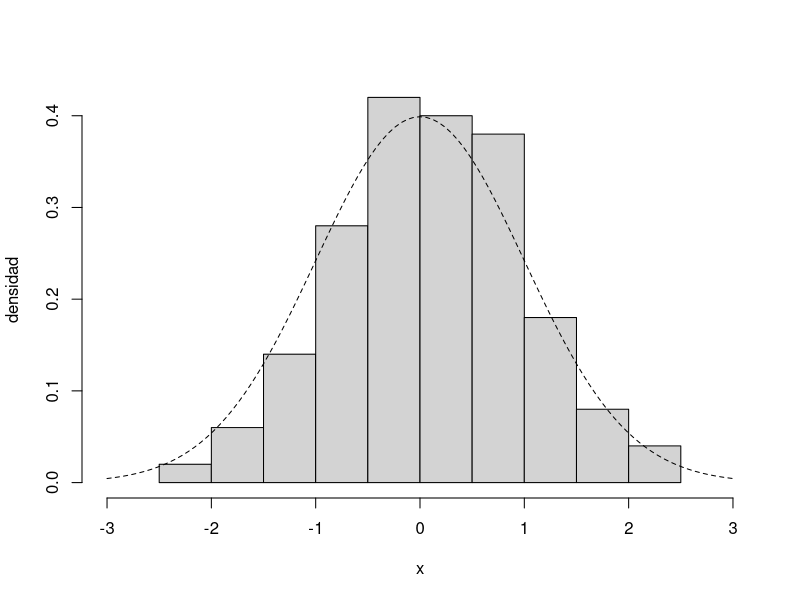
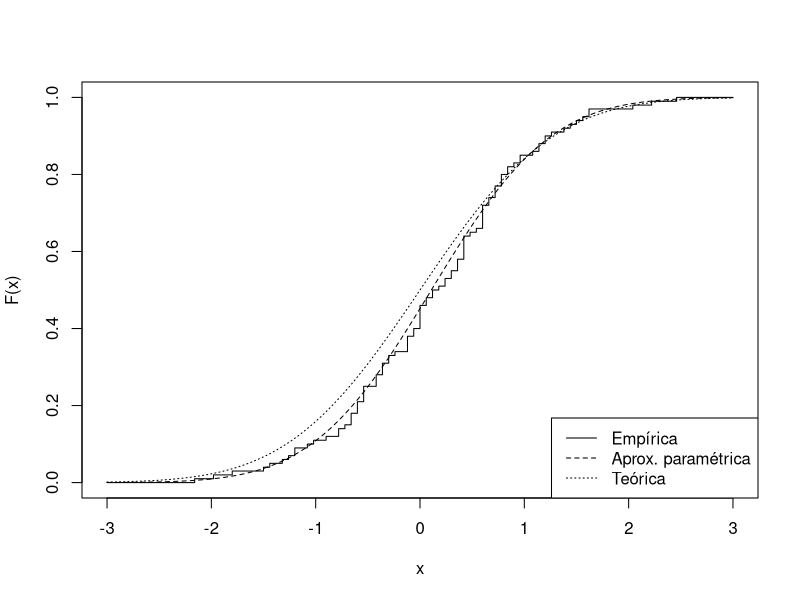
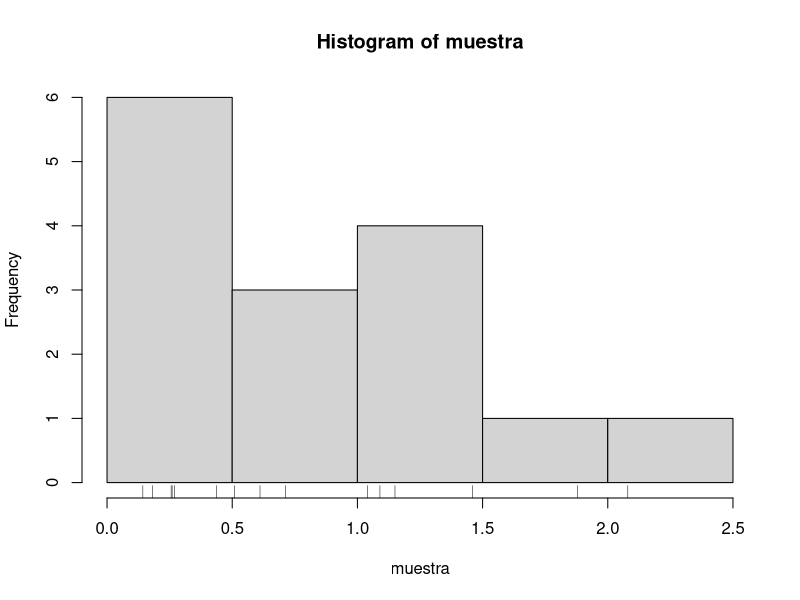
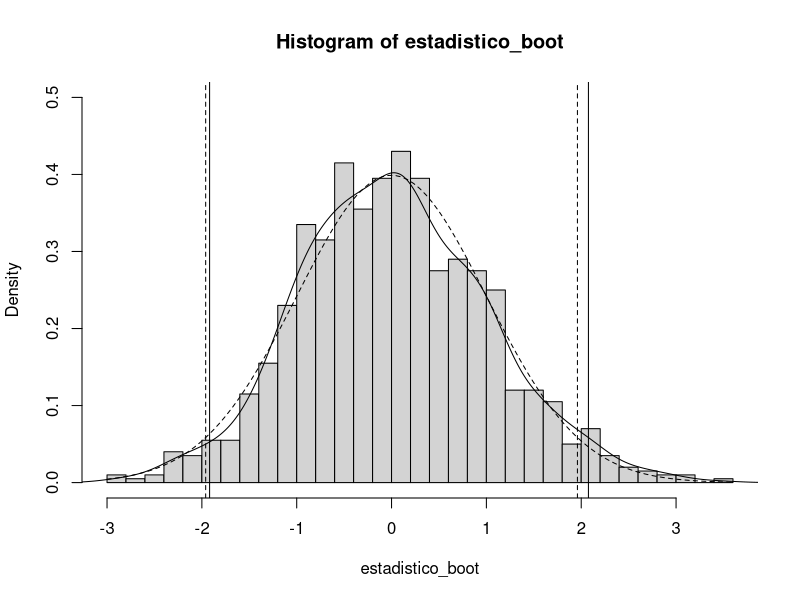
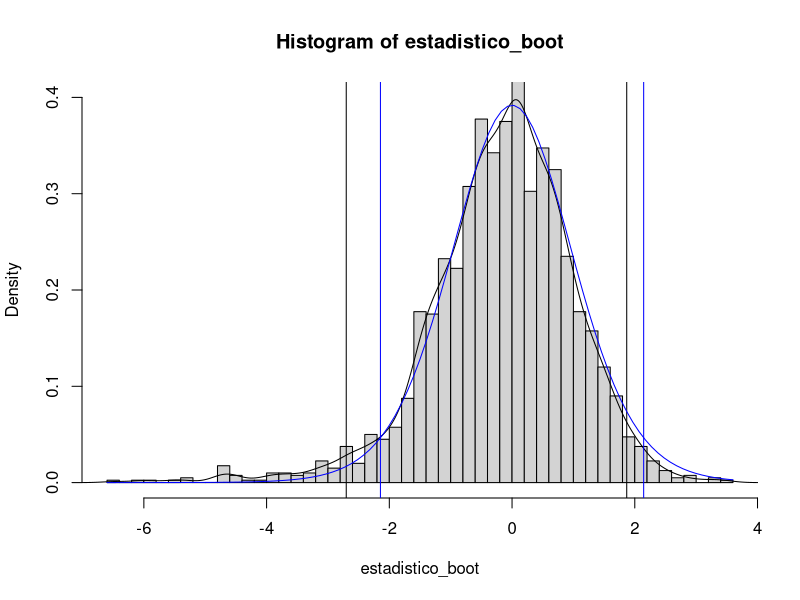
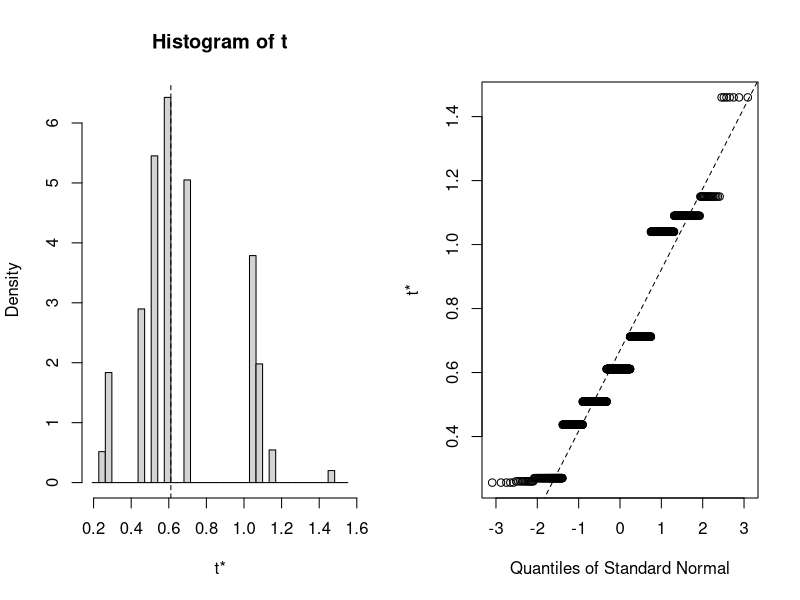
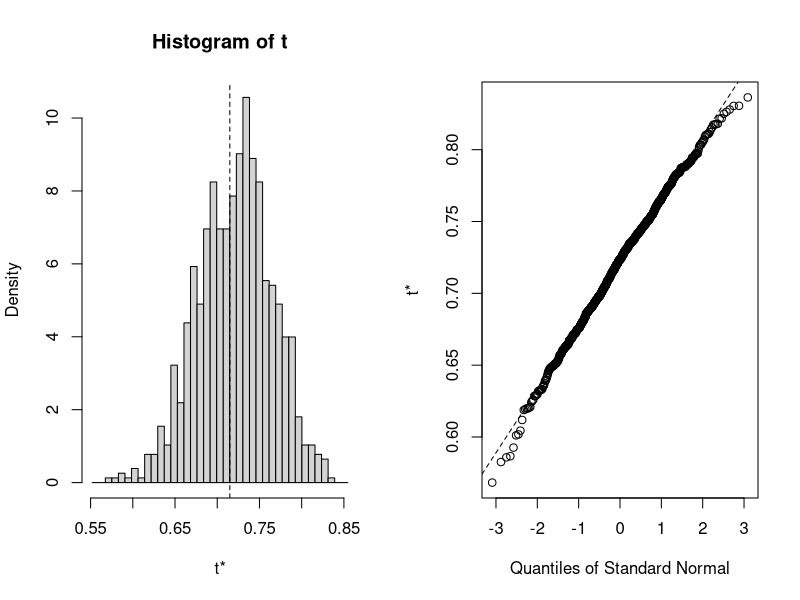
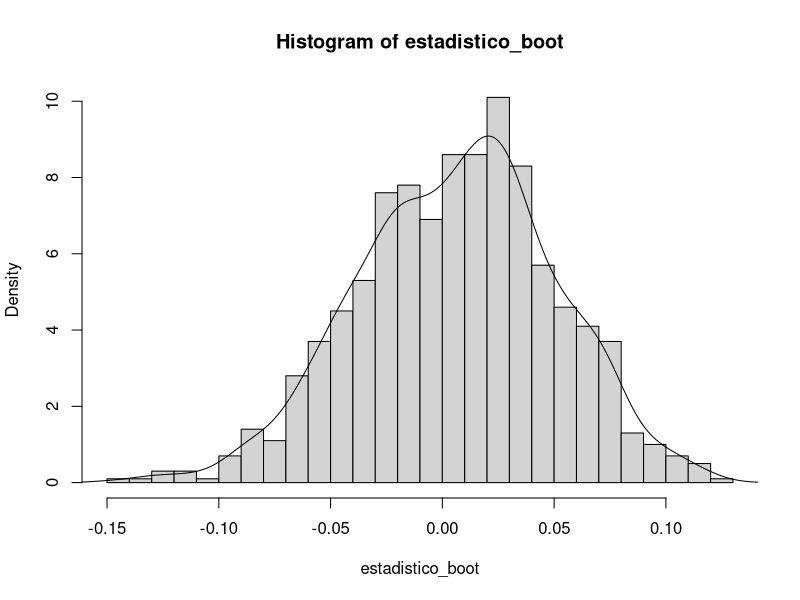

Reproduce these figures in R, in order.
## ---- chunk 1

## ---- chunk 2
set.seed(1)
muestra <- rnorm(100)
hist(muestra, freq = FALSE, xlim = c(-3, 3),
     main = '', xlab = 'x', ylab = 'densidad')
curve(dnorm, lty = 2, add = TRUE)
## ---- chunk 3
# Distribución bootstrap uniforme
curve(ecdf(muestra)(x), xlim = c(-3, 3), ylab = "F(x)", type = "s")
# Distribución bootstrap paramétrico (asumiendo normalidad)
curve(pnorm(x, mean(muestra), sd(muestra)), lty = 2, add = TRUE)
# Distribución teórica
curve(pnorm, lty = 3, add = TRUE)
legend("bottomright", legend = c("Empírica", "Aprox. paramétrica", "Teórica"), lty = 1:3)
## ---- chunk 4
set.seed(1)
n <- length(muestra)
u <- runif(n)
i_boot <- floor(n*u) + 1 # índices de remuestreo
muestra_boot <- muestra[i_boot]
head(muestra_boot)
## ---- chunk 5
muestra_boot <- sample(muestra, replace = TRUE)
head(muestra_boot)
## ---- chunk 6
data(iris)
str(iris)
set.seed(1)
n <- nrow(iris)
# i_boot <- floor(n*runif(n)) + 1
# i_boot <- sample.int(n, replace = TRUE)
i_boot <- sample(n, replace = TRUE)
data_boot <- iris[i_boot, ]
str(data_boot)
## ---- chunk 7
muestra <- c(0.143, 0.182, 0.256, 0.26, 0.27, 0.437, 0.509, 
    0.611, 0.712, 1.04, 1.09, 1.15, 1.46, 1.88, 2.08)
sigma <- 0.6
n <- length(muestra)
summary(muestra)
sd(muestra)
hist(muestra)
rug(muestra)

## ---- chunk 8
alfa <- 0.05
x_barra <- mean(muestra)
z <- qnorm(1 - alfa/2)
ic_inf <- x_barra - z*sigma/sqrt(n)
ic_sup <- x_barra + z*sigma/sqrt(n)
IC <- c(ic_inf, ic_sup)
IC
## ---- chunk 9
set.seed(1) # Fijar siempre la semilla
B <- 1000
estadistico_boot <- numeric(B)
for (k in 1:B) {
    remuestra <- sample(muestra, n, replace = TRUE)
    x_barra_boot <- mean(remuestra)
    estadistico_boot[k] <- sqrt(n) * (x_barra_boot - x_barra)/sigma
}
## ---- chunk 10
# Empleando la distribución empírica del estadístico bootstrap: 
estadistico_boot_ordenado <- sort(estadistico_boot)
indice_inf <- floor(B * alfa/2)
indice_sup <- floor(B * (1 - alfa/2))
pto_crit <- estadistico_boot_ordenado[c(indice_inf, indice_sup)]
# Empleando la función `quantile`:
# pto_crit <- quantile(estadistico_boot, c(alfa/2, 1 - alfa/2), type = 1)
pto_crit <- quantile(estadistico_boot, c(alfa/2, 1 - alfa/2))
pto_crit
## ---- chunk 11
# Construcción del IC
ic_inf_boot <- x_barra - pto_crit[2] * sigma/sqrt(n)
ic_sup_boot <- x_barra - pto_crit[1] * sigma/sqrt(n)
IC_boot <- c(ic_inf_boot, ic_sup_boot)
names(IC_boot) <- paste0(100*c(alfa/2, 1-alfa/2), "%") # rev(names(IC_boot))
IC_boot
## ---- chunk 12
hist(estadistico_boot, breaks = "FD", freq = FALSE, ylim = c(0, 0.5))
lines(density(estadistico_boot))
abline(v = pto_crit)
curve(dnorm, lty = 2, add = TRUE)
abline(v = c(-z, z), lty = 2)
## ---- chunk 13
# Remuestreo
set.seed(1)
B <- 1000
estadistico_boot <- numeric(B)
coeficiente <- sigma/sd(muestra)
muestra_perturbada <- x_barra + coeficiente * (muestra - x_barra)
for (k in 1:B) {
  remuestra <- sample(muestra_perturbada, n, replace = TRUE)
  x_barra_boot <- mean(remuestra)
  estadistico_boot[k] <- sqrt(n) * (x_barra_boot - x_barra)/sigma
}

# Aproximación bootstrap de los ptos críticos
pto_crit <- quantile(estadistico_boot, c(alfa/2, 1 - alfa/2))
# Construcción del IC
ic_inf_boot <- x_barra - pto_crit[2] * sigma/sqrt(n)
ic_sup_boot <- x_barra - pto_crit[1] * sigma/sqrt(n)
IC_boot <- c(ic_inf_boot, ic_sup_boot)
names(IC_boot) <- paste0(100*c(alfa/2, 1-alfa/2), "%")
IC_boot
## ---- chunk 14
x_mediana<- median(muestra)

# Remuestreo
set.seed(1)
B <- 1000
estadistico_boot <- numeric(B)
for (k in 1:B) {
  remuestra <- sample(muestra, n, replace = TRUE)
  x_mediana_boot <- median(remuestra)
  estadistico_boot[k] <- sqrt(n) * (x_mediana_boot - x_mediana)
}

# Aproximación bootstrap de los ptos críticos
pto_crit <- quantile(estadistico_boot, c(alfa/2, 1 - alfa/2))
# Construcción del IC
ic_inf_boot <- x_mediana - pto_crit[2]/sqrt(n)
ic_sup_boot <- x_mediana - pto_crit[1]/sqrt(n)
IC_boot <- c(ic_inf_boot, ic_sup_boot)
names(IC_boot) <- paste0(100*c(alfa/2, 1-alfa/2), "%")
IC_boot
## ---- chunk 15
muestra <- c(0.143, 0.182, 0.256, 0.26, 0.27, 0.437, 0.509, 
             0.611, 0.712, 1.04, 1.09, 1.15, 1.46, 1.88, 2.08)
n <- length(muestra)
alfa <- 0.05
x_barra <- mean(muestra) # Valor observado del estimador
cuasi_dt <- sd(muestra)
# ee_estimador <- sd(muestra)/sqrt(n) # Error estándar del estimador

# Remuestreo
set.seed(1)
B <- 2000
estadistico_boot <- numeric(B)
for (k in 1:B) {
  remuestra <- sample(muestra, n, replace = TRUE)
  x_barra_boot <- mean(remuestra) # Réplica bootstrap del estimador
  cuasi_dt_boot <- sd(remuestra)
  estadistico_boot[k] <- sqrt(n) * (x_barra_boot - x_barra)/cuasi_dt_boot
  # ee_estimador_boot <- sd(remuestra)/sqrt(n) # Réplica bootstrap del error estándar
  # estadistico_boot[k] <- (x_barra_boot - x_barra)/ee_estimador_boot
}

# Aproximación bootstrap de los ptos críticos
pto_crit <- quantile(estadistico_boot, c(alfa/2, 1 - alfa/2))

# Construcción del IC
ic_inf_boot <- x_barra - pto_crit[2] * cuasi_dt/sqrt(n)
ic_sup_boot <- x_barra - pto_crit[1] * cuasi_dt/sqrt(n)
# ic_inf_boot <- x_barra - pto_crit[2] * ee_estimador
# ic_sup_boot <- x_barra - pto_crit[1] * ee_estimador
IC_boot <- c(ic_inf_boot, ic_sup_boot)
names(IC_boot) <- paste0(100*c(alfa/2, 1-alfa/2), "%")
IC_boot
## ---- chunk 16
hist(estadistico_boot, breaks = "FD", freq = FALSE, ylim = c(0, 0.4))
lines(density(estadistico_boot))
abline(v = pto_crit)
curve(dt(x, n - 1), add = TRUE, col = "blue")
pto_crit_t <- qt(1 - alfa/2, n - 1)
abline(v = c(-pto_crit_t, pto_crit_t), col = "blue")
## ---- chunk 17
t.test(muestra)$conf.int
## ---- chunk 18
#' @param x vector que contiene la muestra.
#' @param B número de réplicas bootstrap.
#' @param statistic función que calcula el estadístico.
boot.strap0 <- function(x, B = 1000, statistic = mean){
  ndat <- length(x)
  x.boot <- sample(x, ndat*B, replace = TRUE)
  x.boot <- matrix(x.boot, ncol = B, nrow = ndat)
  stat.boot <- apply(x.boot, 2, statistic)
}
## ---- chunk 19
statistic0 <- function(x){
  mean(x)
}

B <- 1000
set.seed(1)
stat.dat <- statistic0(muestra)
stat.boot <- boot.strap0(muestra, B, statistic0)

res.boot <- c(stat.dat, mean(stat.boot)-stat.dat, sd(stat.boot))
names(res.boot) <- c("Estadístico", "Sesgo", "Error Std.")
res.boot
## ---- chunk 20
#' @param datos vector, matriz o data.frame que contiene los datos.
#' @param B número de réplicas bootstrap.
#' @param statistic función con al menos dos parámetros, los datos y el vector 
#'        de índices de remuestreo, y que devuelve el vector de estadísticos.
#' @param ... parámetros adicionales de la función statistic.
boot.strap <- function(datos, B = 1000, statistic, ...) {
  ndat <- NROW(datos)
  i.boot <- sample(ndat, ndat*B, replace = TRUE)
  i.boot <- matrix(i.boot, ncol = B, nrow = ndat)
  stat.boot <- drop(apply(i.boot, 2, function(i) statistic(datos, i, ...)))
}
## ---- chunk 21
# Caso univariante
statistic <- function(data, i){
  remuestra <- data[i]
  mean(remuestra)
}

stat.boot <- boot.strap(muestra, B, statistic)

stat.dat <- statistic(muestra, 1:length(muestra))
res.boot <- c(stat.dat, mean(stat.boot)-stat.dat, sd(stat.boot))
names(res.boot) <- c("Estadístico", "Sesgo", "Error Std.")
res.boot

# Caso multivariante
data(Prestige, package = "carData")

statisticm <- function(data, i){
  remuestra <- data[i, ]
  cor(remuestra$income, remuestra$prestige)
}

stat.boot <- boot.strap(Prestige, B, statisticm)
## ---- chunk 22
library(boot)
muestra <- c(0.143, 0.182, 0.256, 0.26, 0.27, 0.437, 0.509, 
             0.611, 0.712, 1.04, 1.09, 1.15, 1.46, 1.88, 2.08)

statistic <- function(data, i){
  # remuestra <- data[i]; median(remuestra)
  median(data[i])
  # c(mean(data[i]), median(data[i]))
}

set.seed(1)
res.boot <- boot(muestra, statistic, R = 1000)
## ---- chunk 23
names(res.boot)
## ---- chunk 24
res.boot
## ---- chunk 25
plot(res.boot)
## ---- chunk 26
library(boot)
muestra <- c(0.143, 0.182, 0.256, 0.26, 0.27, 0.437, 0.509, 
             0.611, 0.712, 1.04, 1.09, 1.15, 1.46, 1.88, 2.08)

statistic <- function(data, i){
  remuestra <- data[i]
  c(mean(remuestra), var(remuestra)/length(remuestra))
}

set.seed(1)
res.boot <- boot(muestra, statistic, R = 1000)
res.boot
boot.ci(res.boot)
## ---- chunk 27
data(Prestige, package = "carData")
str(Prestige)
# with(Prestige, cor(income, prestige))
cor(Prestige$income, Prestige$prestige)
## ---- chunk 28
library(boot)

statistic <- function(data, i){
  remuestra <- data[i, ]
  cor(remuestra$income, remuestra$prestige)
}

set.seed(1)
B <- 1000
res.boot <- boot(Prestige, statistic, R = B)
res.boot
## ---- chunk 29
plot(res.boot)
## ---- chunk 30
estadistico_boot <- res.boot$t - res.boot$t0 
hist(estadistico_boot, breaks = "FD", freq = FALSE)
lines(density(estadistico_boot))
## ---- chunk 31
u <- 0
sum(estadistico_boot <= u)/B
# Equivalentemente:
mean(estadistico_boot <= u)
## ---- chunk 32
fit <- lm(prestige ~ income, data = Prestige)
coef(fit)
# summary(fit) # Aproximación paramétrica
